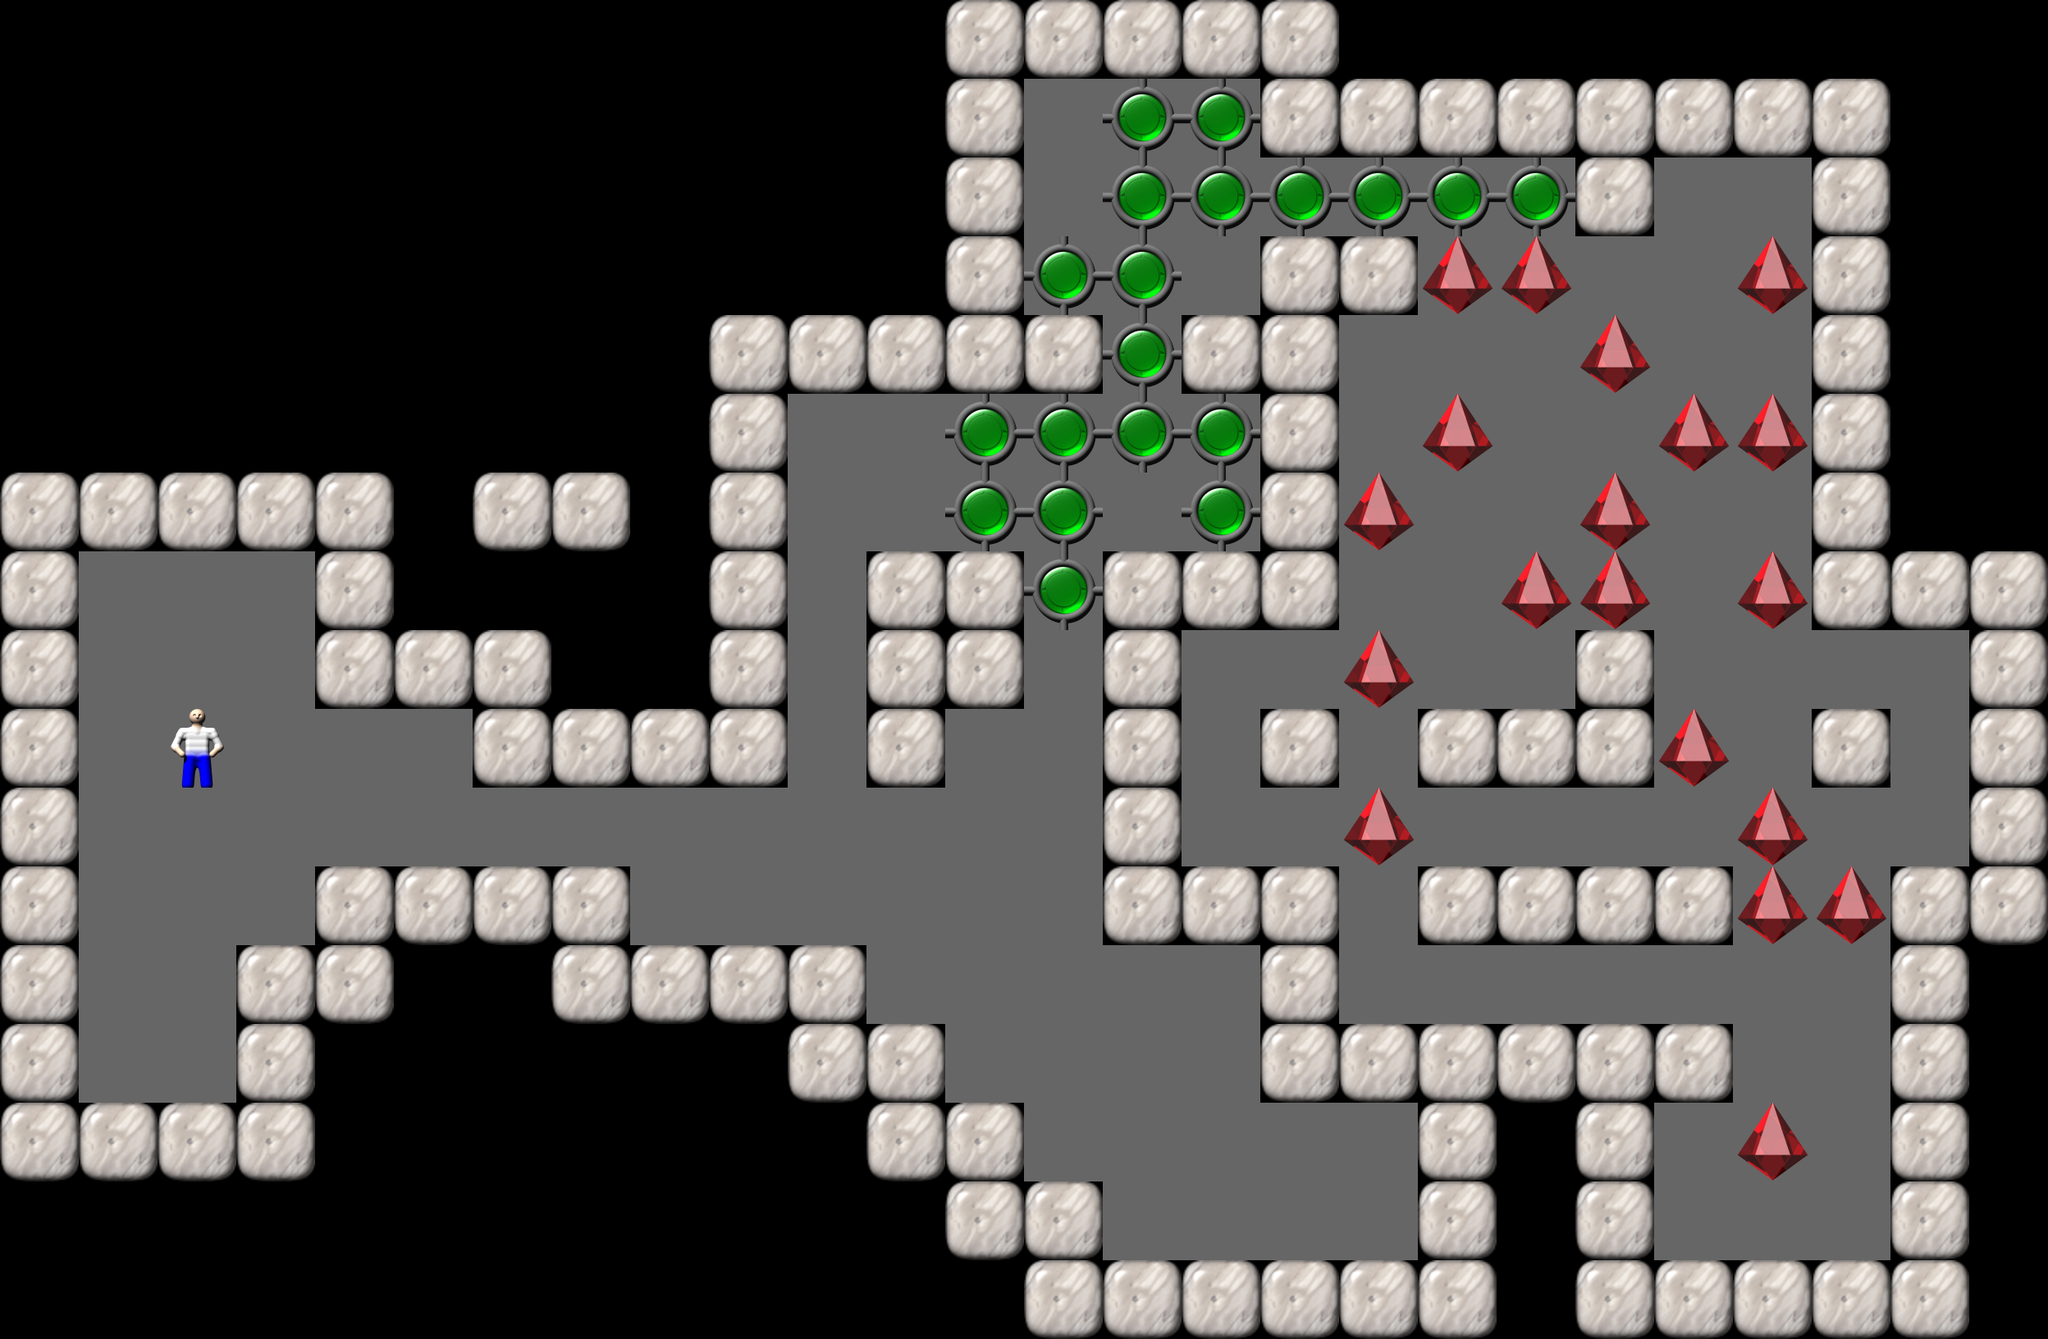

Rendered tile map (Tiled .tmx) drawn with the repository's tilesets; below, a short description and the map source with its tile grids summarised:
An orthogonal 26x17 tile map with 96x96 px tiles, 1 tile layer (Tile Layer 1).

<map version="1.0" orientation="orthogonal" width="26" height="17" tilewidth="96" tileheight="96">
  <properties>
    <property name="Title" value="33" />
  </properties>
  <tileset source="Sokoban.tsx" firstgid="1" />
  <layer name="Tile Layer 1" width="26" height="17">
    <data>[442 cells, 442 non-empty, 6 distinct tile ids]</data>
  </layer>
</map>
